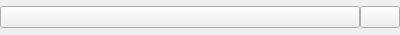
<?xml version="1.0" encoding="UTF-8"?>
<ui version="4.0">
 <class>StickyQButton</class>
 <widget class="QWidget" name="StickyQButton">
  <property name="geometry">
   <rect>
    <x>0</x>
    <y>0</y>
    <width>400</width>
    <height>35</height>
   </rect>
  </property>
  <property name="sizePolicy">
   <sizepolicy hsizetype="Minimum" vsizetype="Ignored">
    <horstretch>0</horstretch>
    <verstretch>0</verstretch>
   </sizepolicy>
  </property>
  <layout class="QHBoxLayout" name="horizontalLayout">
   <property name="spacing">
    <number>0</number>
   </property>
   <property name="leftMargin">
    <number>0</number>
   </property>
   <property name="topMargin">
    <number>0</number>
   </property>
   <property name="rightMargin">
    <number>0</number>
   </property>
   <property name="bottomMargin">
    <number>0</number>
   </property>
   <item>
    <widget class="QPushButton" name="pushButton">
     <property name="iconSize">
      <size>
       <width>24</width>
       <height>24</height>
      </size>
     </property>
     <property name="checked">
      <bool>false</bool>
     </property>
    </widget>
   </item>
   <item>
    <widget class="QPushButton" name="lockButton">
     <property name="sizePolicy">
      <sizepolicy hsizetype="Fixed" vsizetype="Fixed">
       <horstretch>0</horstretch>
       <verstretch>0</verstretch>
      </sizepolicy>
     </property>
     <property name="icon">
      <iconset resource="bullycpp.qrc">
       <normaloff>:/widgets/LockOpened.png</normaloff>
       <normalon>:/widgets/LockClosed.png</normalon>:/widgets/LockOpened.png</iconset>
     </property>
     <property name="iconSize">
      <size>
       <width>24</width>
       <height>24</height>
      </size>
     </property>
     <property name="checkable">
      <bool>true</bool>
     </property>
    </widget>
   </item>
  </layout>
 </widget>
 <resources>
  <include location="bullycpp.qrc"/>
 </resources>
 <connections/>
</ui>
